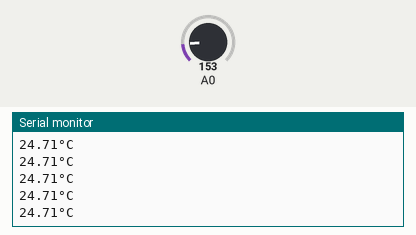
Recording of a sketch running on a simulated Arduino Uno, built with avr-gcc and run on an emulated ATmega328P. Shown: the last lines printed to the serial monitor. The test bench sets the inputs (shaded band); at power-on: A0 = 153.

Above: at 1.2 s.
1.3 s: A0 set to 165
At 1.31 s:
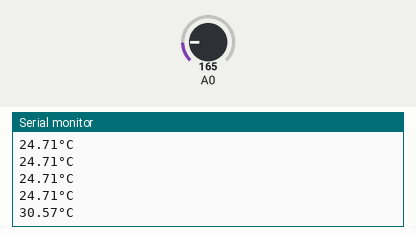
2.8 s: A0 set to 175
At 2.82 s:
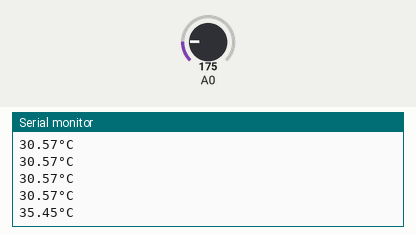
Timing chart, 0 to 5.8 s (numbered marks = the images above; inputs shaded):
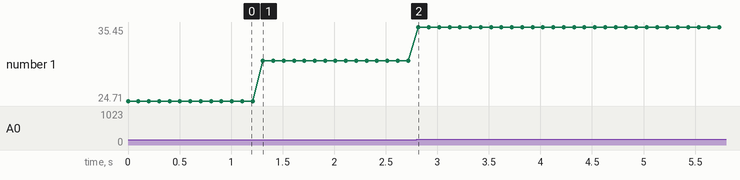

The sketch:

Ex9.ino
```cpp
void setup() {
  // put your setup code here, to run once:
Serial.begin(115200);
  // put your main code here, to run repeatedly:


}

void loop() {
int sensorReading = analogRead(A0);

float voltage = (sensorReading*5)/1024.0;


// The TMP36GZ has an 500mV offset
float temperature = (voltage-0.5)*100;


Serial.print(temperature);
Serial.write(0xC2);
Serial.write(0xB0);
Serial.write("C");

Serial.println();

delay(100);

}
```

Measured:
- after the input at 1.3 s, the serial monitor: prints a new line at once (image 1)
- after the input at 2.8 s, the serial monitor: prints a new line at once (image 2)
- plotted number 1: 24.71 → 30.57 after the input at 1.3 s, 30.57 → 35.45 after the input at 2.8 s
